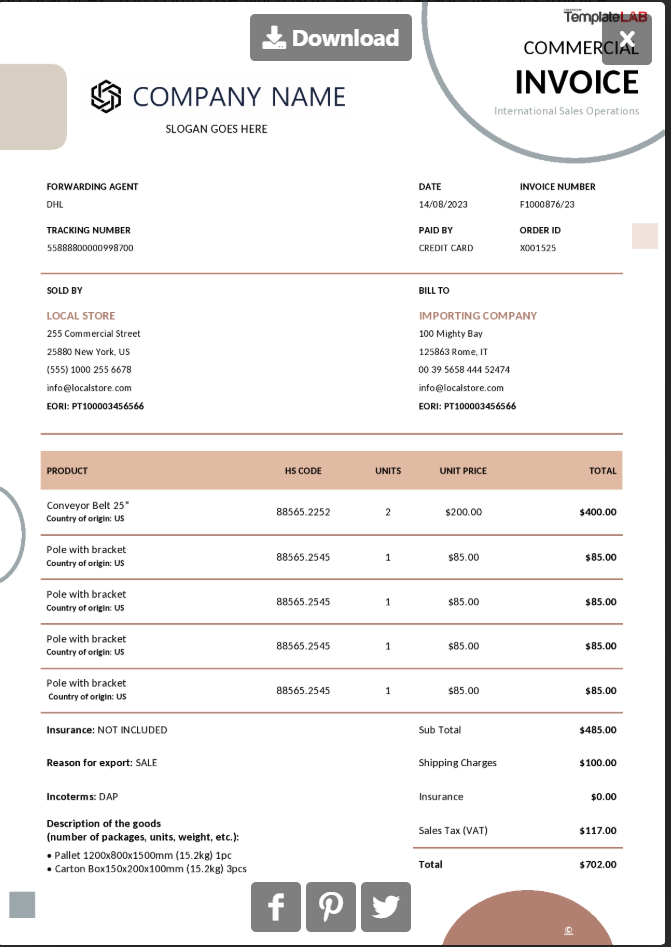
#> input picture test_invoice.png, 671 x 947 px
$ python -i imageutils.py   (imports and definitions only)
#> lines starting #> are read from the running program, lines starting #| are printed output that depends on the picture; after the words box and inside, x2 and y2 are one past the last pixel; in counts of white or black regions, pixels touching at a corner belong together
#> further down, picture is the input picture: shape (947, 671, 3); mean B, G, R 236, 237.1, 239.6
import PIL
import numpy


def read(infile):
    # Open the image file
    image = PIL.Image.open(infile)

    # Convert the Image object to a NumPy array
    return numpy.array(image)


def image2array(image: PIL.Image.Image) -> numpy.array:
    return numpy.array(image)


def cleanImage(image: numpy.array):
    # Convert to grayscale
    gray = cv2.cvtColor(image, cv2.COLOR_BGR2GRAY)
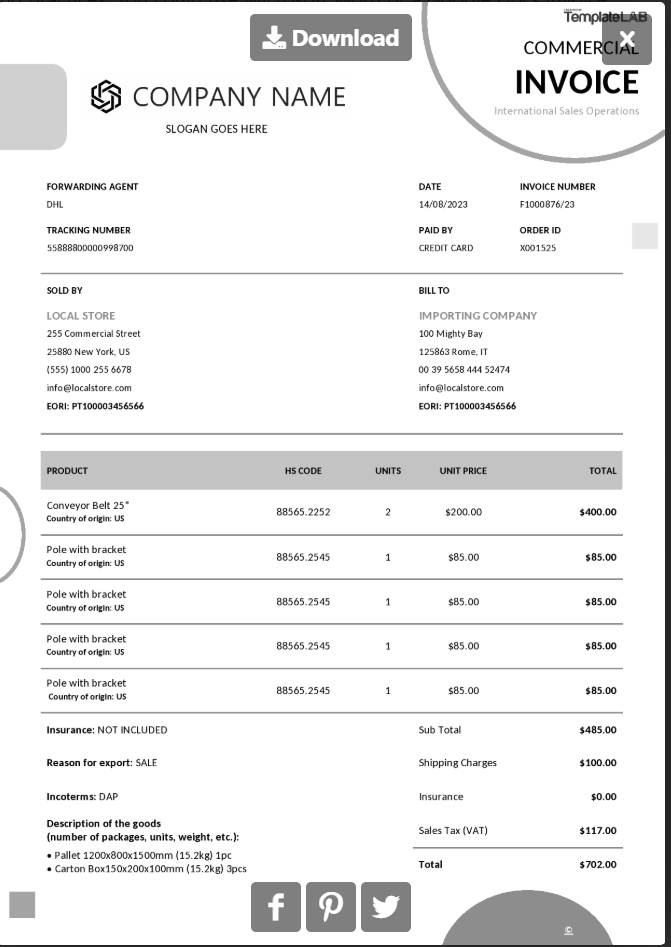
#> gray: shape (947, 671); min 0, max 255, mean 237.7

    # Apply thresholding to get a binary image (black text on white background)
    # Adjust the threshold value (e.g., 150) based on your specific image
    thresh = cv2.threshold(gray, 150, 255, cv2.THRESH_BINARY)[1]
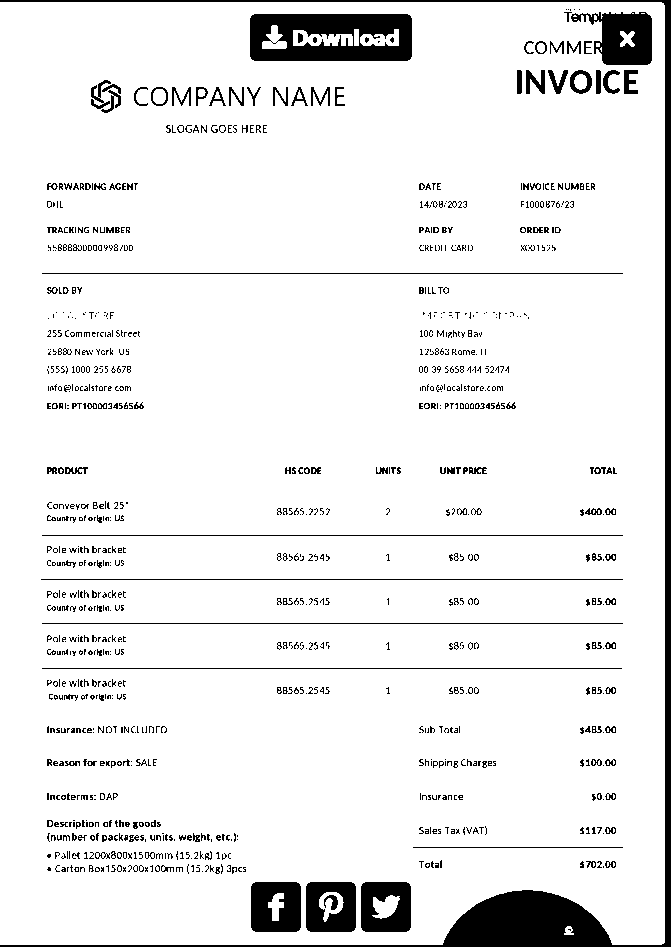
#> thresh: shape (947, 671); 92.3% white; 964 black regions (762 under 20 px), largest, box (x1, y1, x2, y2) and area: (0, 0, 671, 947) 15080, (250, 14, 412, 61) 6051, (571, 12, 652, 65) 2625

    # Optional: Apply Gaussian blur to reduce noise
    kernel = (5, 5)
    blur = cv2.GaussianBlur(thresh, kernel, 0)
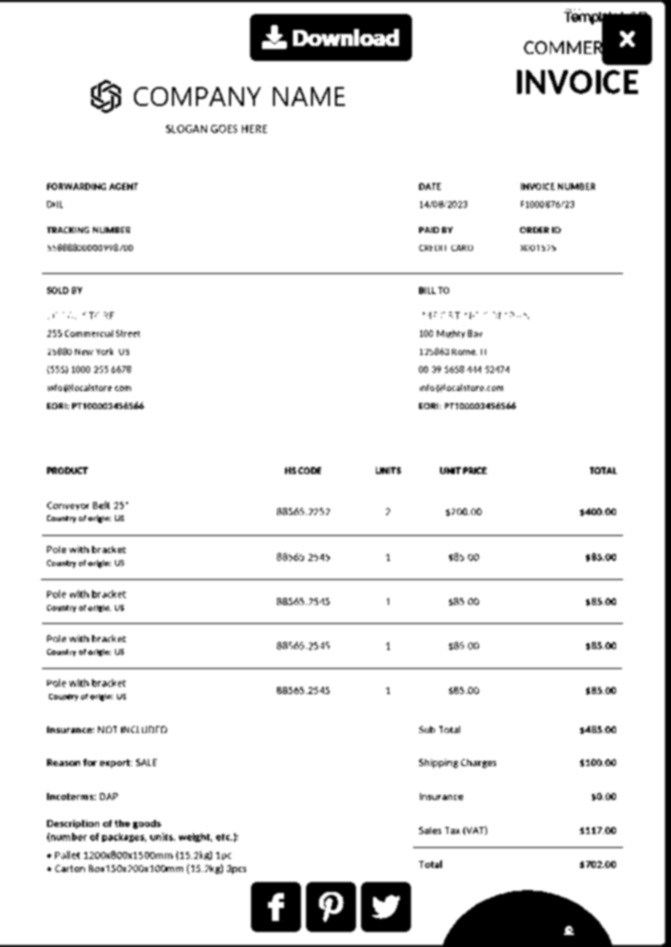
#> blur: shape (947, 671); min 0, max 255, mean 235.3

    # Define the sharpening kernel (3x3)
    # This specific kernel emphasizes the center pixel relative to its neighbors
    sharpening_kernel = numpy.array([[-1, -1, -1],
                                  [-1,  9, -1],
                                  [-1, -1, -1]])

    # Apply the kernel to the image using filter2D
    # The '-1' indicates that the depth of the output image will be the same as the input
    sharpened_image_kernel = cv2.filter2D(blur, -1, sharpening_kernel)
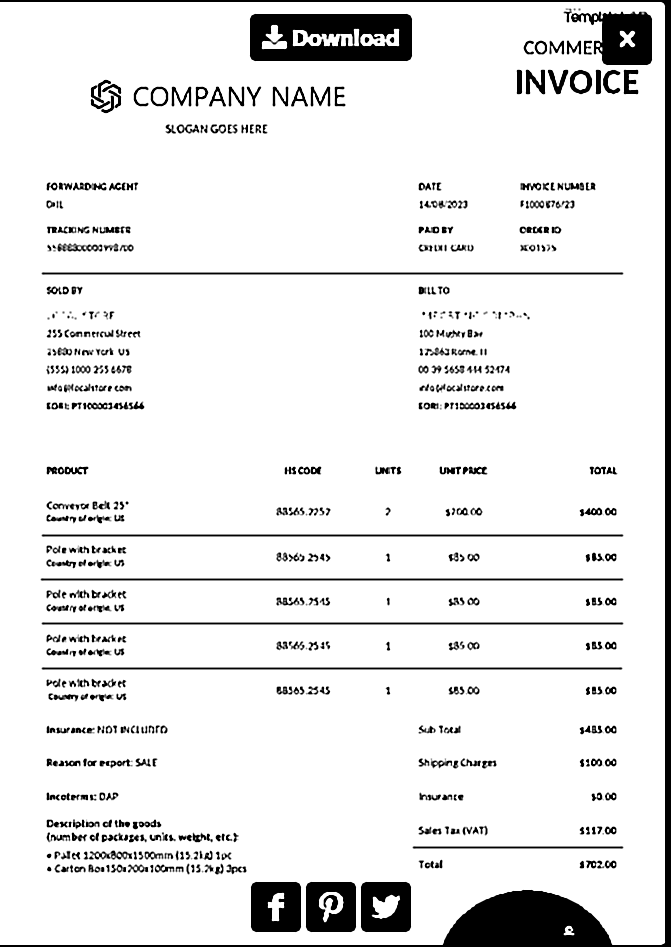
#> sharpened_image_kernel: shape (947, 671); min 0, max 255, mean 232.3

    return sharpened_image_kernel

>>> import cv2
>>> picture = cv2.imread('test_invoice.png')
>>> result = cleanImage(picture)
